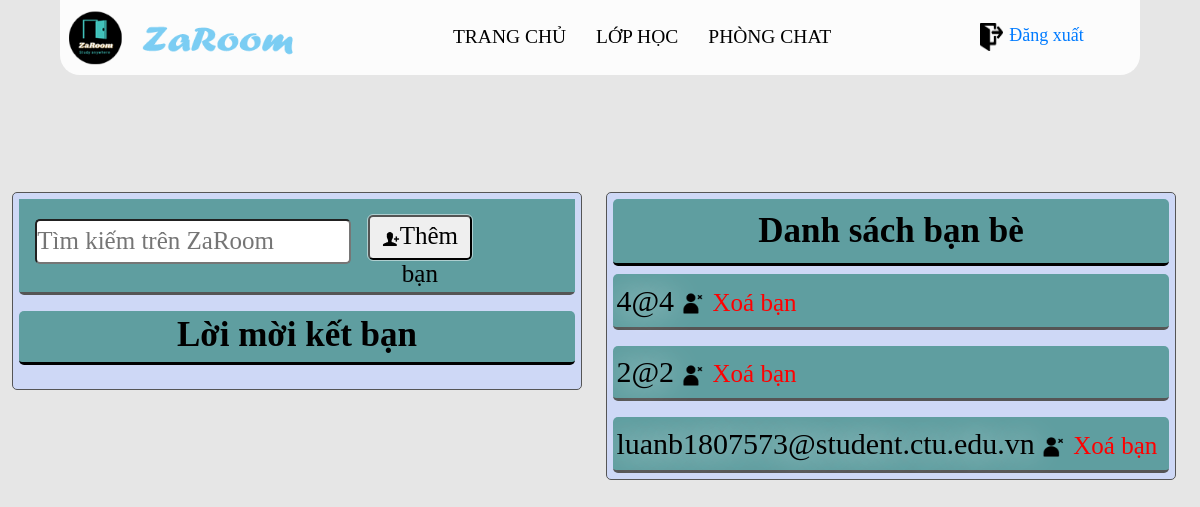
The page /php/make_friend/list_request_relation.php (signed in) on the database its author committed.
### tables this page shows
CREATE TABLE `relation` (
  `id` int(3) NOT NULL,
  `r_from` varchar(50) NOT NULL,
  `r_to` varchar(50) NOT NULL,
  `request` int(11) NOT NULL
);

### php/make_friend/list_request_relation.php (the view, shortened to what this page needs)
<?php
include('././../../includes/config.php');
$query = mysqli_query($conn, "SELECT * FROM users WHERE email='{$_SESSION['SESSION_EMAIL']}'");
if (mysqli_num_rows($query) > 0) {
    $row = mysqli_fetch_assoc($query);
    $email = $row['email'];
    if ($row['permission'] == 0) {
        $p = "../class/class.php";
    } else if ($row['permission'] == 1) {
        $p = "../class/class_teacher.php";
    }
}
?>
<!DOCTYPE html>
<html lang="en">
<head>
    <link rel="stylesheet" href="../../css/style.css">
    <link rel="stylesheet" href="../../css/bootstrap.min.css" />
    <link rel="stylesheet" href="../../css/pogo-slider.min.css" />
    <link rel="stylesheet" href="../../css/responsive.css" />
    <link rel="stylesheet" href="../../css/custom.css" />
    <link rel="stylesheet" href="./style.css">
</head>
<body>
    <header class="top-header">
        <nav class="navbar header-nav navbar-expand-lg">
            <div class="container-fluid">
                <a class="navbar-brand" href="../../index.php"><img src="../../images/ZaRoom2.png" alt="image"></a>
                <div class="collapse navbar-collapse justify-content-end" id="navbar-wd">
                    <ul class="navbar-nav" style="width:90%">
                        <li class="lia"><a class="btn btn-2 color-green" href="../../index.php" style="font-size: 130%;Font-family : time new roman;">Trang chủ</a></li>
                        <li><a class="btn btn-2 color-green" href="<?php echo $p; ?>" style="font-size: 130%;Font-family : time new roman;">Lớp học</a></li>
                        <li class="lia"><a class="btn btn-2 color-green" href="../../chat_dversion/listchat.php" style="font-size: 130%;Font-family : time new roman;">Phòng chat</a></li>
                    </ul>
                </div>
                <div class="search-box">
                    <a class="dangxuat" href="../login/logout.php" style="font-size: 18px;Font-family : time new roman;color:none;">
                        <img src="../../images/logout.png" style="height: 40px;width:30%;padding:5%;">Đăng xuất</a>
                </div>
            </div>
        </nav>
    </header>
    <div class="box-father">
        <div class="box-con">
            <div class=" box-conn1">
                <div class="themban">
                    <form action="list_request_relation.php" class="submit-form" method="post">
                        <ul class="ul-timkiem">
                            <li class="li-timkiem" style="padding-top: 20px;"><input class="to_mail" name="mail" type="text" placeholder="Tìm kiếm trên ZaRoom"></input></li>
                            <li class="li-timkiem"><button class="button-a" style="width: 50%; height:45px; margin-bottom:3%;">
                                    <img src="../../images/ketban.png " style="width:18%; margin: 1% auto;">Thêm bạn</button></li>
                        </ul>
                        <h1 class="h1" style="color:#000;">Lời mời kết bạn</k1>
                    </form>
                </div>
                <div class="box-chau">
                </div>
            </div>
        </div>
        <div class="box-con">
            <div class=" box-conn1">
                <h1 class="h1" style="padding:2% ; color:#000;">Danh sách bạn bè</h1>
                <?php
                include('././../../includes/config.php');
                $query = mysqli_query($conn, "SELECT * FROM users WHERE email='{$_SESSION['SESSION_EMAIL']}'");
                if (mysqli_num_rows($query) > 0) {
                    $row = mysqli_fetch_assoc($query);
                    $email = $row['email'];
                }
                $sql_friend_t = "SELECT * FROM `relation` WHERE r_to = '$email' AND request = 0";
                $result_friend_t = $conn->query($sql_friend_t);
                if ($result_friend_t->num_rows > 0) {
                    while ($row_friend_t = $result_friend_t->fetch_assoc()) {
                        echo "<div  class='ds-ban'>
                        <span class='mau'>
                    $row_friend_t[r_from] </span>
                        <a class='button-a' style='color:red;' href='./refure_relation.php?idRel=$row_friend_t[id]'>
                            <img src='../../images/delete_frients.png'style='height: 25px;width:4.5%;padding-bottom:0.5%'> Xoá bạn </a>
                            </div>
                            <p></p>";
                    }
                }
                $sql_friend_f = "SELECT * FROM `relation` WHERE r_from = '$email' AND request = 0";
                $result_friend_f = $conn->query($sql_friend_f);
                if ($result_friend_f->num_rows > 0) {
                    while ($row_friend_f = $result_friend_f->fetch_assoc()) {
                        echo "<div class='ds-ban' >
                        <span class='mau'>
                            $row_friend_f[r_to]
                            <a class='button-a' style='color:red' href='./refure_relation.php?idRel=$row_friend_f[id]'>
                            <img src='../../images/delete_frients.png'style='height: 25px;width:4.5%;padding-bottom:0.5%;'> Xoá bạn </a>
                            </div>";
                    }
                }
                ?>
            </div>
        </div>
    </div>
</body>
</html>

### css/style.css (style rules this page uses)
* { margin: 0; padding: 0; font-family: 'Times New Roman', Times, serif; }
body { color: #666666; font-size: 15px; font-family: 'Poppins', sans-serif; line-height: 1.80857; overflow-x: hidden !important; }
a { color: #1f1f1f; text-decoration: none !important; outline: none !important; -webkit-transition: all .3s ease-in-out; -moz-transition: all .3s ease-in-out; -ms-transition: all .3s ease-in-out; -o-transition: all .3s ease-in-out; transition: all .3s ease-in-out; }
h1, h2, h3, h4, h5, h6 { letter-spacing: 0; font-weight: normal; position: relative; padding: 0 0 10px 0; font-weight: normal; line-height: 120% !important; color: #1f1f1f; margin: 0 }
h1 { font-size: 24px }
a { color: #1f1f1f; text-decoration: none; outline: none; }
a, .btn { text-decoration: none !important; outline: none !important; -webkit-transition: all .3s ease-in-out; -moz-transition: all .3s ease-in-out; -ms-transition: all .3s ease-in-out; -o-transition: all .3s ease-in-out; transition: all .3s ease-in-out; }
ul, li, ol { list-style: none; margin: 0px; padding: 0px; }
.top-header .navbar { padding: 5px 0px; }
.top-header { position: absolute; top: 0px; left: 0px; z-index: 20; background-position: left; background-repeat: no-repeat; background-color: rgba(255, 255, 255, 0.9); background-size: auto 100%; border-radius: 0px 0px 20px 20px; width: 90%; margin: 0 5%; }
.top-header .navbar .navbar-collapse ul li a { text-transform: uppercase; font-size: 15px; padding: 7px 10px; position: relative; font-weight: 400; overflow: hidden; color: #000; }
a.navbar-brand { left: 0; position: relative; margin-left: -25px; }
a.navbar-brand img { height: 55px; }
.top-header .navbar .navbar-collapse ul li { margin: 0 4px; }
.search-box { position: absolute; top: 0; right: 50px; height: auto; padding: 0; margin-top: 17px; }
.top-header #navbar-wd { padding-right: 100px; }
.btn-2 { letter-spacing: 0; font-weight: bold; font-size: 30px; }
.btn-2:after, .btn-2:before { backface-visibility: hidden; border: 1px solid rgba(#fff, 0); bottom: 0px; content: " "; display: block; margin: 0 auto; position: relative; transition: all 280ms ease-in-out; width: 0; opacity: 0; }
.btn-2.color-green:after { border: 1px solid black; }
.mau { color: black; text-shadow: 0 0 30px white; font-size: 40px; }

### css/custom.css (style rules this page uses)
* { padding: 0; margin: 0; }
body { font-family: sans-serif; font-size: 15px; color: #555; }
h1, h2, h3, h4, h5, h6 { font-weight: 100; }
input, textarea, a, button { outline: 0; }
a { text-decoration: none }
ul li { list-style: none; }
* { margin: 0; padding: 0; font-family:'Times New Roman', Times, serif; }
body { background-color: #E6E6E6; }
body { background-color: #cccccc; }
.ul-timkiem { display: flex; border-bottom: 3px solid; background-color: #CED8F6; border-radius: 5px; }
.li-timkiem { padding-top: 3%; padding-left: 5%; Font-family: time new roman; font-size: 30px; background-color: cadetblue; width: 100%; }
.to_mail { border-radius: 5px; }
.button-a { border-radius: 5px; Font-family: time new roman; background-color: none; font-size: 25px; box-shadow: inset 0 0 20px rgba(255, 255, 255, 0); outline: 1px solid; outline-color: rgba(255, 255, 255, .5); outline-offset: 0px; text-shadow: none; transition: all 1250ms cubic-bezier(0.19, 1, 0.22, 1); }
body { background-color: #E6E6E6; Font-family: time new roman; }
.box-father { margin-top: 15%; display: flex; flex-wrap: wrap; flex-direction: row; width: 90%; padding-left: 10%; background-color: none; }
.h1 { text-align: center; border-radius: 5px; padding-bottom: 1%; border-bottom: 3px solid; background-color: cadetblue; font-size: 35px; padding-top: 0.5%; font-weight: bolder; }
.box-con { padding: 1%; width: 50%; border-radius: 25px; }
.box-conn1 { padding: 1%; width: 100%; border-radius: 5px; background-color: #CED8F6; border: 1px solid; }
.box-chau { border-radius: 5px; padding: 1%; text-align: center; }
.themban { background-color: #CED8F6; border-radius: 5px; padding-bottom: 0px; }
.ds-ban { font-size: 30px; text-align: left; padding: 0.7%; text-shadow: 0 0 5px #99FFCC; background-color: cadetblue; border-radius: 5px; border-bottom: 3px solid; }

### css/timeline.css (style rules this page uses)
* { box-sizing: border-box; }

### php/make_friend/list_request_relation.php (style rules this page uses)
.mau { color: black; text-shadow: 0 0 30px white; font-size: 30px; }

### rows shown on the page
relation: r_from "4@4"
relation: r_from "2@2"
relation: r_to "luanb1807573@student.ctu.edu.vn"
